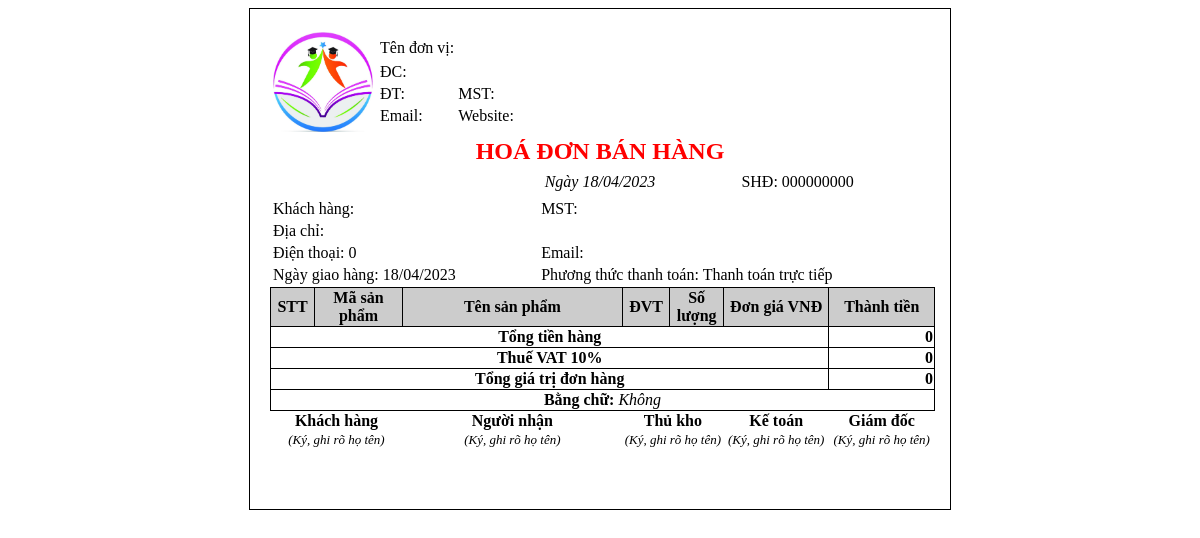
Page /Quantri/in_donhang.php on the earlier database version.
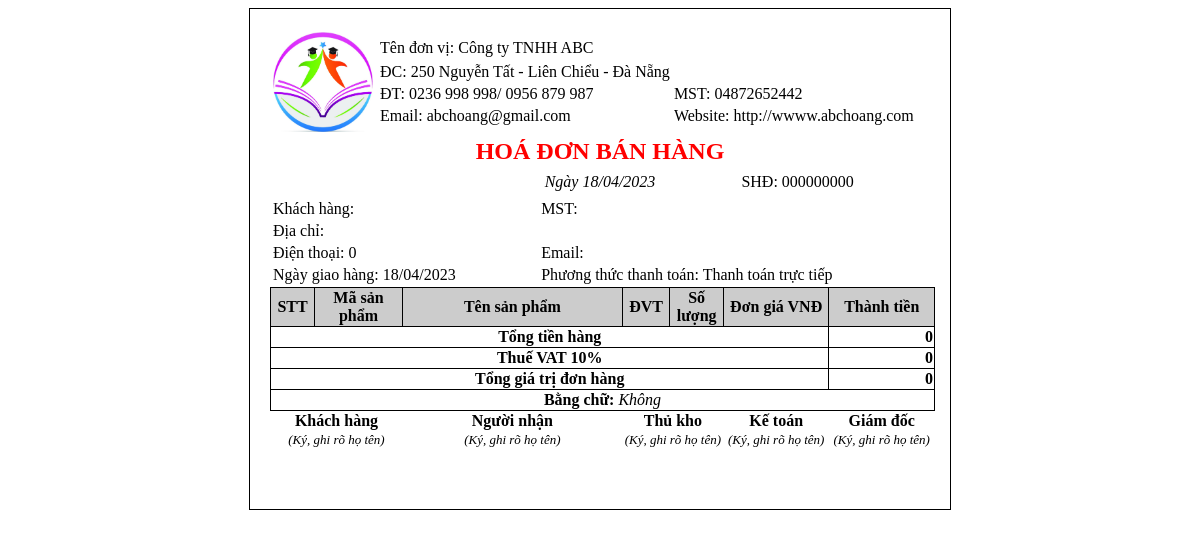
Same page on the later database version.
### tables this page shows
CREATE TABLE `tbl_donvi` (
  `iddv` int(11) NOT NULL,
  `TenDV` varchar(150) NOT NULL,
  `DiaChi` varchar(255) NOT NULL,
  `DienThoai` varchar(40) NOT NULL,
  `MST` varchar(30) NOT NULL,
  `Email` varchar(255) NOT NULL,
  `Website` varchar(200) NOT NULL
);

### Quantri/in_donhang.php (the view, shortened to what the changed rows need)
<?php
  include '../connet.php';
  $sql = "select * from tbl_donvi";
  $query = mysqli_query($con,$sql);
  $kq = mysqli_fetch_array($query);
?>
<!DOCTYPE html PUBLIC "-//W3C//DTD XHTML 1.0 Transitional//EN" "http://www.w3.org/TR/xhtml1/DTD/xhtml1-transitional.dtd">
<html xmlns="http://www.w3.org/1999/xhtml">
<title>Hóa Đơn Mua Hàng</title></head>
<body onLoad="window.print()">
  <div style="margin:0 auto; width:700px; border:1px solid #000;">
    <table width="100%" style="margin-left: 20px; margin-top: 20px">
      <tr>
        <td>
          <table>
            <tr>
              <td><?php echo "Tên đơn vị: ".$kq['TenDV']; ?></td>
            <tr>
            <tr>
              <td><?php echo "ĐC: ".$kq['DiaChi'];?></td>
            </tr>
            <tr>
              <td><?php echo "ĐT: ".$kq['DienThoai'];?></td>
              <td><?php echo "MST: ".$kq['MST'];?></td>
            </tr>
            <tr>
              <td><?php echo "Email: ".$kq['Email'];?></td>
              <td><?php echo "Website: ".$kq['Website'];?></td>
            </tr>
          </table>
        </td>
      </tr>
    </table>
</div>
</body>
</html>

Differences in the rows shown:
added tbl_donvi: TenDV "Công ty TNHH ABC", DiaChi "250 Nguyễn Tất - Liên Chiểu - Đà Nẵng", DienThoai "0236 998 998/ 0956 879 987", MST "04872652442", Email "abchoang@gmail.com", Website "http://wwww.abchoang.com"
